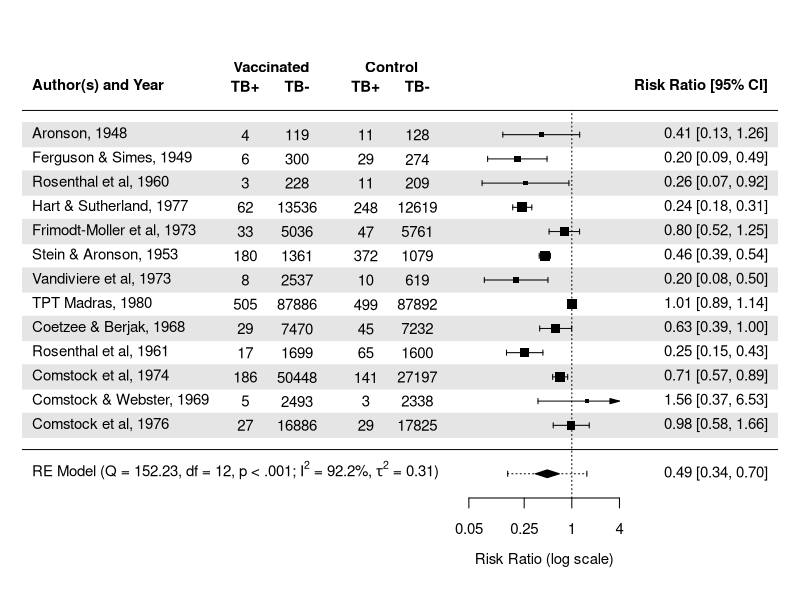
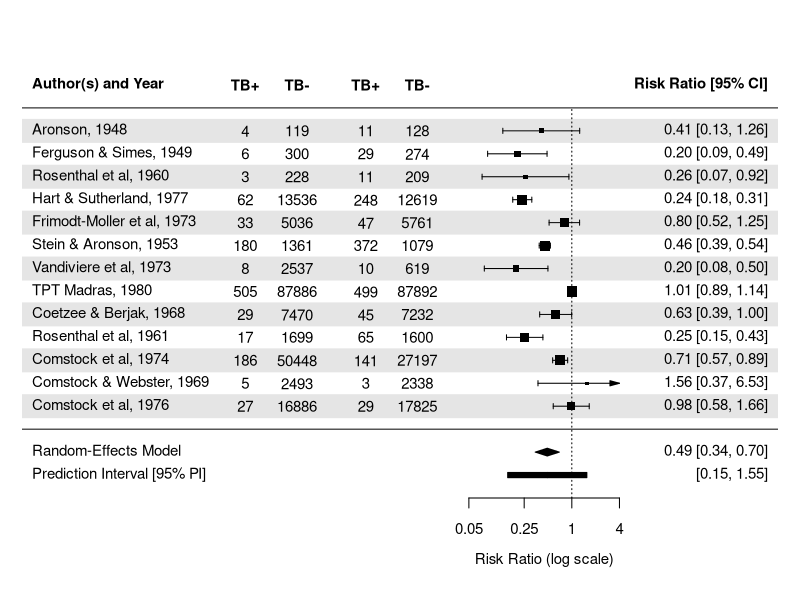
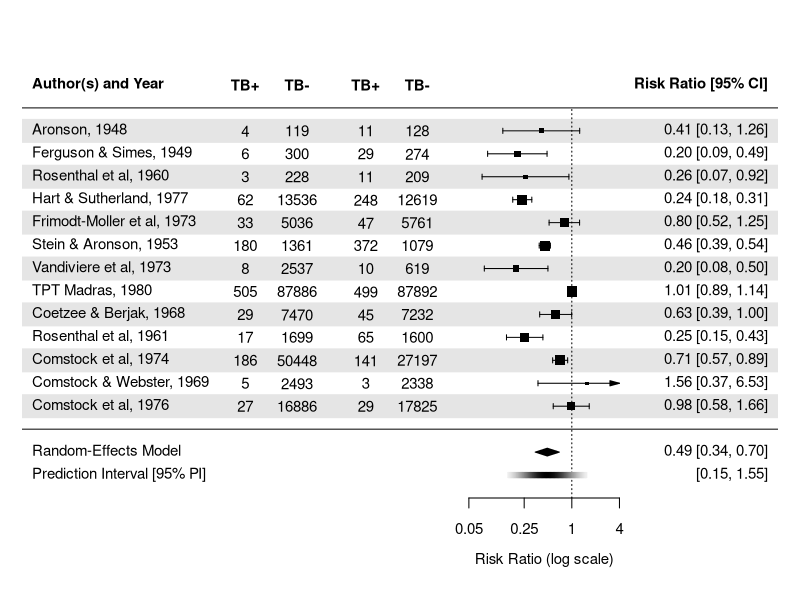
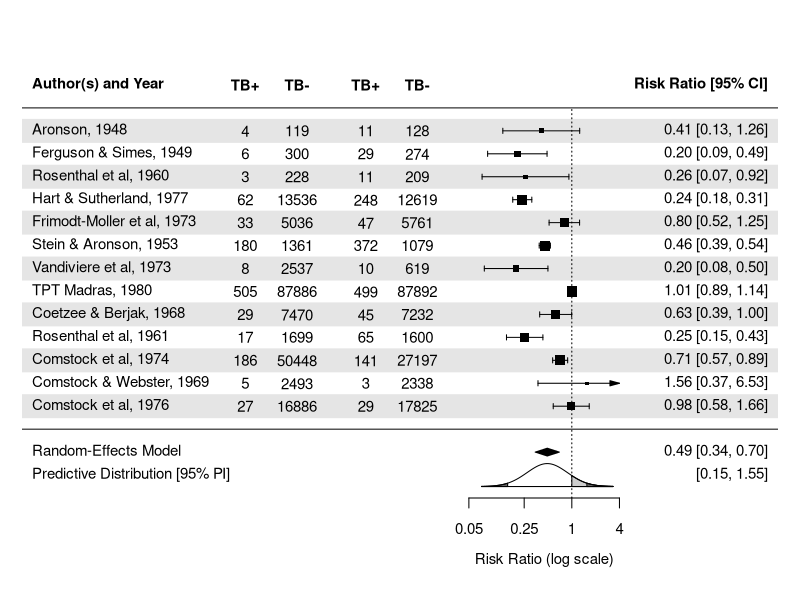
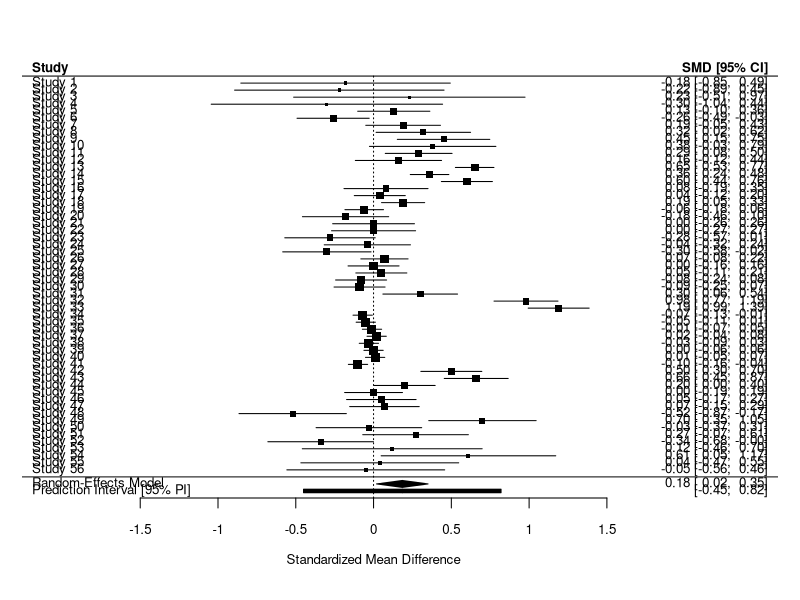
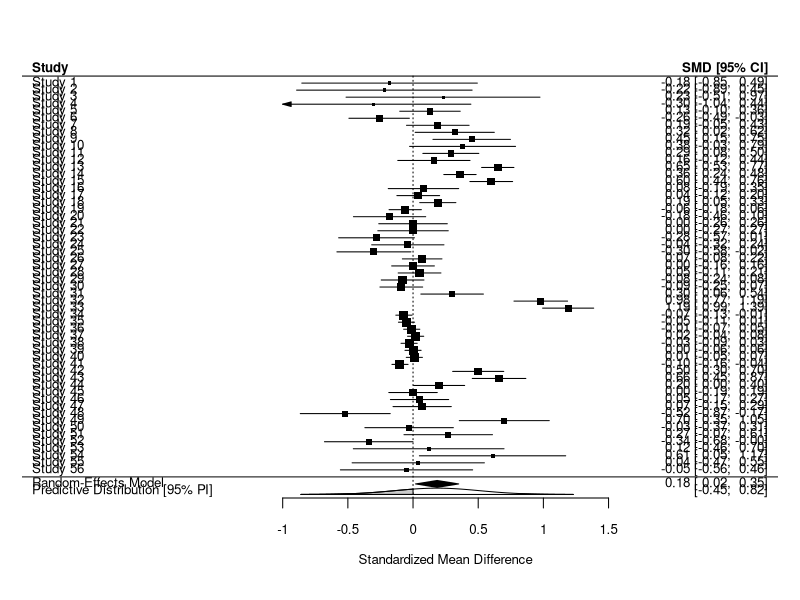
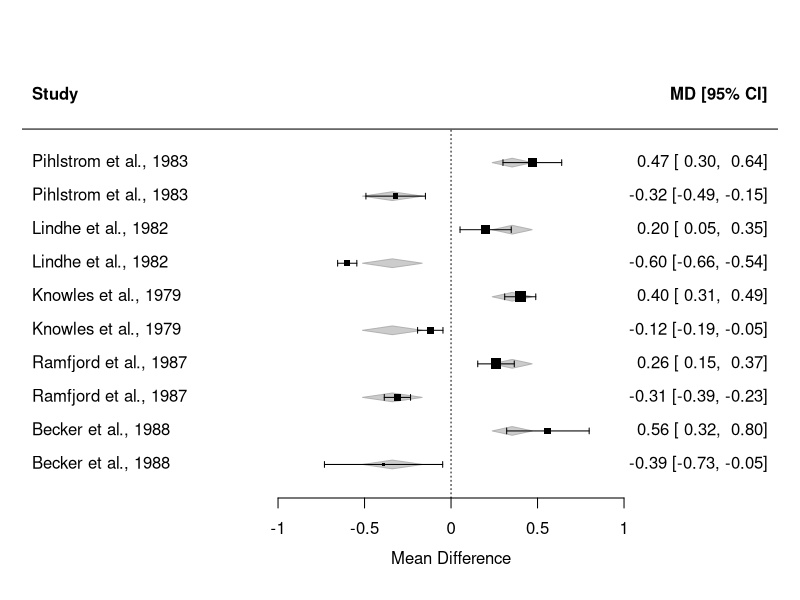
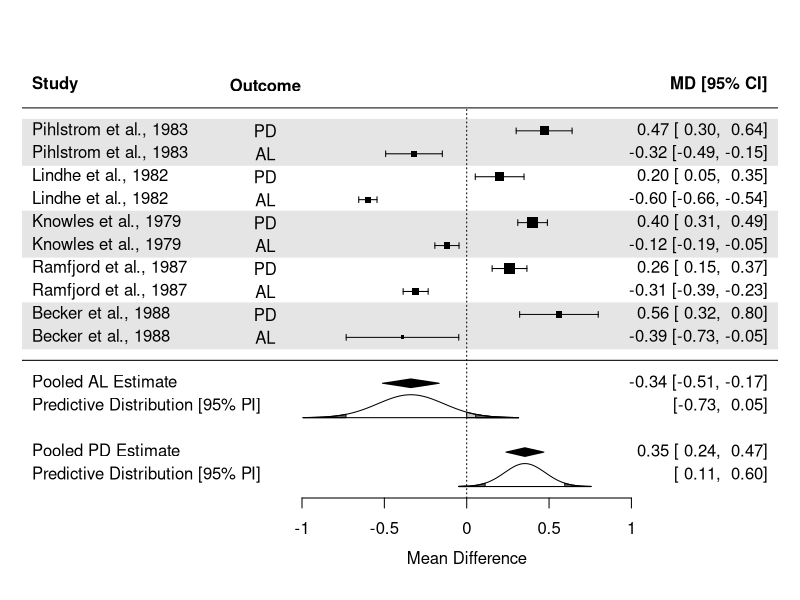

Write the R code that produced these figures, in order.
############################################################################

# Open Online R Stream (https://www.wvbauer.com/doku.php/live_streams)
#
# By:   Wolfgang Viechtbauer (https://www.wvbauer.com)
# Date: 2025-03-27
#
# Topic(s):
# - new features in the metafor package (version 4.8-0)
#
# last updated: 2025-04-01

############################################################################

# install the metafor package
#install.packages("metafor")

# load the metafor package
library(metafor)

############################################################################

# copy the BCG vaccine dataset to 'dat'
dat <- dat.bcg

# inspect the dataset
dat

# tpos - number of TB positive cases in the treated (vaccinated) group
# tneg - number of TB negative cases in the treated (vaccinated) group
# cpos - number of TB positive cases in the control (non-vaccinated) group
# cneg - number of TB negative cases in the control (non-vaccinated) group
#
# these variables denote the values in 2x2 tables of the form:
#
#           TB+    TB-
#         +------+------+
# treated | tpos | tneg |
#         +------+------+
# control | cpos | cneg |
#         +------+------+

# calculate log risk ratios and corresponding sampling variances (and use
# the 'slab' argument to store study labels as part of the data frame)
dat <- escalc(measure="RR", ai=tpos, bi=tneg, ci=cpos, di=cneg,
              data=dat, slab=paste(author, year, sep=", "))
dat

# fit a random-effects model
res <- rma(yi, vi, data=dat)
res

# If the true effects (in this case, the true log risk ratios) are not all the
# same in the studies, then we say that the true effects are heterogeneous. If
# this is the case, then this indicates that the BCG vaccine is not equally
# effective across studies (for whatever reasons). We can test the null
# hypothesis (that there is NO heterogeneity, or that the true effects are
# homogeneous) with the Q-test; in the present case, the test is significant,
# so we reject the null hypothesis and conclude that there is heterogeneity.
# Typically, the next question at this point is: How much heterogeneity is
# there? Does the effectiveness of the vaccine vary just a bit across studies
# or is the vaccine sometimes very effective and sometimes not effective at
# all? One statistic that is often considered in this context is I^2, which
# indicates how much out of the total variability in the observed effects
# (which consists of heterogeneity and sampling variability) can be attributed
# to heterogeneity. While this is interesting information and can be easily
# interpreted (since I^2 is a percentage and therefore has a scale that is
# easy to understand), it is not an absolute measure of heterogeneity (e.g.,
# Borenstein et al., 2017) and should not be interpreted this way (e.g., based
# on rules of thumb such as '25% = low', '50% = medium', and '75% = high'
# heterogeneity). Instead, the estimate of tau^2 directly indicates how much
# variance there is in the true effects and therefore is an absolute measure
# of heterogeneity. Unfortunately, the estimate of tau^2 is hard to interpret
# (in the present case, it is the estimated variance in the true log risk
# ratios). Instead, it is better to report a prediction interval, which
# roughly is of the form: estimate of mu +- 1.96 * sqrt(estimate of tau^2),
# which indicates (under the assumption that the true effects are normally
# distributed) where 95% of the true effects are expected to fall (Riley et
# al., 2011). We can then think about whether this range covers quite extreme
# effects or whether most of the effects fall quite closely to mu (the average
# true effect). Note that various refinements have been proposed to the
# computation of the prediction interval, but the differences are often
# negligible when k (the number of studies) is not very small. See:
#
# https://www.metafor-project.org/doku.php/faq#for_random-effects_models_fitt
#
# The prediction interval should always be reported (IntHout et al., 2016).

# obtain the 95% prediction interval (pi.lb and pi.ub)
predict(res)

# back-transform the results to the risk ratio scale
predict(res, transf=exp, digits=2)

# So while the estimate of mu of 0.49 indicates that the infection risk is *on
# average* about 50% lower for vaccinated individuals, the prediction interval
# suggests that 95% of the true risk ratios are expected to fall between 0.15
# (which corresponds to an 85% lower infection risk in vaccinated individuals)
# to 1.55 (which corresponds to a 55% higher infection risk). Maybe we should
# not interpret the latter as really indicating that the risk may be higher in
# some circumstances for vaccinated individuals, but certainly as an indicator
# that there may be studies where the vaccine is not effective at all (i.e.,
# where the risk ratio is 1).

# forest plot with extra annotations
forest(res, atransf=exp, at=log(c(0.05, 0.25, 1, 4)), xlim=c(-16,6),
       ilab=cbind(tpos, tneg, cpos, cneg), ilab.lab=c("TB+","TB-","TB+","TB-"),
       ilab.xpos=c(-9.5,-8,-6,-4.5), cex=0.9, header="Author(s) and Year",
       mlab="", shade=TRUE, addpred=TRUE)
text(c(-8.75,-5.25), res$k+2.8, c("Vaccinated", "Control"), cex=0.9, font=2)

# add text with the Q-test result, I^2, and the tau^2 estimate
text(-16, -1, pos=4, cex=0.9, bquote(paste(
      "RE Model (Q = ", .(fmtx(res$QE, digits=2)),
      ", df = ", .(res$k - res$p), ", ",
      .(fmtp2(res$QEp)), "; ",
      I^2, " = ", .(fmtx(res$I2, digits=1)), "%, ",
      tau^2, " = ", .(fmtx(res$tau2, digits=2)), ")")))

# When using addpred=TRUE in forest(), the dotted horizontal line around the
# summary polygon corresponds to the prediction interval. However, this looks
# similar to the horizontal lines around the individual study estimates above,
# which are confidence intervals, which has the potential to lead to some
# confusion / misinterpretation. Therefore, some alternative ways of
# visualizing the prediction interval have been added to the metafor package,
# via the 'predstyle' argument.

# show the prediction interval as a bar below the summary polygon
forest(res, atransf=exp, at=log(c(0.05, 0.25, 1, 4)), xlim=c(-16,6),
       ilab=cbind(tpos, tneg, cpos, cneg), ilab.lab=c("TB+","TB-","TB+","TB-"),
       ilab.xpos=c(-9.5,-8,-6,-4.5), cex=0.9, header="Author(s) and Year",
       shade=TRUE, addpred=TRUE, predstyle="bar")

# show the prediction interval as a shaded bar below the summary polygon,
# where the shading corresponds to the density of the prediction distribution
forest(res, atransf=exp, at=log(c(0.05, 0.25, 1, 4)), xlim=c(-16,6),
       ilab=cbind(tpos, tneg, cpos, cneg), ilab.lab=c("TB+","TB-","TB+","TB-"),
       ilab.xpos=c(-9.5,-8,-6,-4.5), cex=0.9, header="Author(s) and Year",
       shade=TRUE, addpred=TRUE, predstyle="shade")

# show the entire predictive distribution below the summary polygon
forest(res, atransf=exp, at=log(c(0.05, 0.25, 1, 4)), xlim=c(-16,6),
       ilab=cbind(tpos, tneg, cpos, cneg), ilab.lab=c("TB+","TB-","TB+","TB-"),
       ilab.xpos=c(-9.5,-8,-6,-4.5), cex=0.9, header="Author(s) and Year",
       shade=TRUE, addpred=TRUE, predstyle="dist")

# Note the area shaded in light gray to the right of 1 in the distribution.
# This area corresponds to the probability that the true effect (i.e., the
# true risk ratio) is larger than 1, that is, the probability that the vaccine
# is not effective.

# compute this probability (note: the computation is done on the untransformed
# scale, so we compute the probability that the true log risk ratio is >= 0)
pred <- predict(res)
pnorm(0, mean=pred$pred, sd=pred$pi.se, lower.tail=FALSE)

############################################################################

# One can also compute prediction intervals when the analysis is carried out
# with more complex (multilevel / multivariate) models. Let's consider the
# case of a multilevel meta-analysis.

# copy the data into 'dat'
dat <- dat.konstantopoulos2011
head(dat, 10)

# fit a multilevel model
res <- rma.mv(yi, vi, random = ~ 1 | district/school, data=dat)
res

# get the prediction interval
predict(res)

# draw a forest plot (note: have to increase the height of the plotting device
# for the plot to look somewhat nice) and add the prediction interval as a bar
forest(res, cex=0.8, efac=c(0,1), predstyle="bar")

# add the entire predictive distribution
forest(res, cex=0.8, efac=c(0,1,1,0.9), xlim=c(-3,2.8), alim=c(-1,1.5), steps=6, predstyle="dist")

############################################################################

# copy the data into 'dat'
dat <- dat.berkey1998
dat

# construct the block diagonal variance-covariance matrix of the observed
# outcomes based on variables v1i and v2i
V <- vcalc(vi=1, cluster=author, rvars=c(v1i, v2i), data=dat)

# fit a multivariate model
res <- rma.mv(yi, V, mods = ~ 0 + outcome,
              random = ~ outcome | trial, struct="UN", data=dat)
res

# with models with moderators, the predict function gives the fitted values
# for the individual rows of the dataset
predict(res)

# but we can also specify the values of the moderator variable(s) to obtain
# the predicted effect for a particular combination of moderator values
predict(res, newmods=c(1,0))
predict(res, newmods=c(0,1))

# but in order to obtain the corresponding prediction intervals, we also have
# to specify the levels of the inner factor of '~ outcome | trial' (i.e., the
# outcome level(s))
pred.AL <- predict(res, newmods=c(1,0), tau2.levels="AL")
pred.PD <- predict(res, newmods=c(0,1), tau2.levels="PD")
pred.AL
pred.PD

# when drawing forest plots based on model objects that contain moderators,
# the fitted values are indicated for each data point as a polygon
forest(res, slab=paste(author, year, sep=", "))

# in this case, it would make more sense to add these polygons below the
# estimates for the individual studies (like in a regular forest plot)
forest(res, slab=paste(author, year, sep=", "), addfit=FALSE, ylim=c(-6,13),
       ilab=outcome, ilab.lab="Outcome", shade=c(1:2,5:6,9:10))
abline(h=0)
addpoly(pred.AL, rows=-1, mlab="Pooled AL Estimate", predstyle="dist")
addpoly(pred.PD, rows=-4, mlab="Pooled PD Estimate", predstyle="dist")

############################################################################

# let's go back to the BCG vaccine dataset
dat <- dat.bcg

# fit a random-effects model (here, we don't use escalc() but instead specify
# in the call to rma() what measure to compute and provide the needed inputs)
res <- rma(measure="RR", ai=tpos, bi=tneg, ci=cpos, di=cneg, data=dat,
           slab=paste(author, year, sep=", "))
res

# draw a L'Abbé plot based on the model
labbe(res)

# 'Group 1' corresponds to the control groups, while 'Group 2' to the
# vaccinated groups, so let's add axis labels to clarify this
labbe(res, bty="l", grid=TRUE, xlab="Log Proportion (Control Group)",
      ylab="Log Proportion (Vaccinated Group)")

# The plot shows for each study what the (log transformed) risk was for the
# individuals in the first (control) group on the x-axis versus the risk for
# the individuals in the second (vaccinated) group on the y-axis. The solid
# diagonal line corresponds to the case where the risks are the same in the
# two groups. Note that most points fall below this line, corresponding to a
# lower infection risk in the vaccinated group. The dashed line corresponds to
# the estimated pooled effect. The idea behind this plot goes back to an
# article by L'Abbé and colleagues (1987).

# we can also add the region that corresponds to the confidence interval
# around the dashed line for the pooled effect
labbe(res, bty="l", grid=TRUE, ci=TRUE, xlab="Log Proportion (Control Group)",
      ylab="Log Proportion (Vaccinated Group)")

# we can also add the prediction interval region and add a legend
labbe(res, bty="l", grid=TRUE, ci=TRUE, pi=TRUE, legend=TRUE,
      xlab="Log Proportion (Control Group)", ylab="Log Proportion (Vaccinated Group)")

# back-transform the axes to proportions and save what the function returns invisibly
sav <- labbe(res, bty="l", grid=TRUE, ci=TRUE, pi=TRUE, legend=TRUE, transf=exp,
             xlab="Proportion (Control Group)", ylab="Proportion (Vaccinated Group)")

# could use identify() to label points (left click next to points to add the
# label to it, right click to stop labeling)
#identify(sav$x, sav$y, labels=sav$slab)

# add the study id to all points where the risk is > 0.03 in the control group
text(sav$x[sav$x > 0.03], sav$y[sav$x > 0.03], sav$ids[sav$x > 0.03], pos=1)

# say we conduct the meta-analysis with log odds ratios
res <- rma(measure="OR", ai=tpos, bi=tneg, ci=cpos, di=cneg, data=dat,
           slab=paste(author, year, sep=", "))
res

# then by default the arm-level log odds are shown in the L'abbé plot
labbe(res)

# we can back-transform the log odds to proportions using the inverse logit
# transformation (and show the entire curve that results from 0-1 on each axis)
labbe(res, transf=transf.ilogit, xlim=c(0,1), ylim=c(0,1))

# also add the confidence and prediction interval regions
labbe(res, transf=transf.ilogit, ci=TRUE, pi=TRUE,
      bty="l", grid=TRUE, legend=TRUE)

############################################################################

# meta-analysis on the effect of the color red on attractiveness ratings

# copy the data into 'dat' and select only the results for male raters
dat <- dat.lehmann2018
dat <- dat[dat$Gender == "Males",]
dat[c(1,6,48:49)]

# fit a random-effects model (using ML estimation)
res <- rma(yi, vi, data=dat, method="ML")
res

# step function selection model (3PSM)
sel <- selmodel(res, type="stepfun", alternative="greater", steps=.025)
sel

# plot the selection function (not super interesting)
plot(sel, ylim=c(0,1))

# step function selection model that only applies to the non-preregistered
# studies (since these are presumably free of publication bias)
sel <- selmodel(res, type="stepfun", alternative="greater", steps=.025,
                subset=Preregistered=="Not Pre-Registered")
sel

############################################################################

### References

# Borenstein, M., Higgins, J. P. T., Hedges, L. V., & Rothstein, H. R. (2017).
# Basics of meta-analysis: I^2 is not an absolute measure of heterogeneity.
# Research Synthesis Methods, 8(1), 5-18. https://doi.org/10.1002/jrsm.1230
#
# IntHout, J., Ioannidis, J. P., Rovers, M. M., & Goeman, J. J. (2016). Plea
# for routinely presenting prediction intervals in meta-analysis. BMJ Open,
# 6(7), e010247. https://doi.org/10.1136/bmjopen-2015-010247
#
# L'Abbé, K. A., Detsky, A. S., & O'Rourke, K. (1987). Meta-analysis in
# clinical research. Annals of Internal Medicine, 107(2), 224-233.
# https://doi.org/10.7326/0003-4819-107-2-224
#
# Riley, R. D., Higgins, J. P. T., & Deeks, J. J. (2011). Interpretation of
# random effects meta-analyses. British Medical Journal, 342, d549.
# https://doi.org/10.1136/bmj.d549

############################################################################
